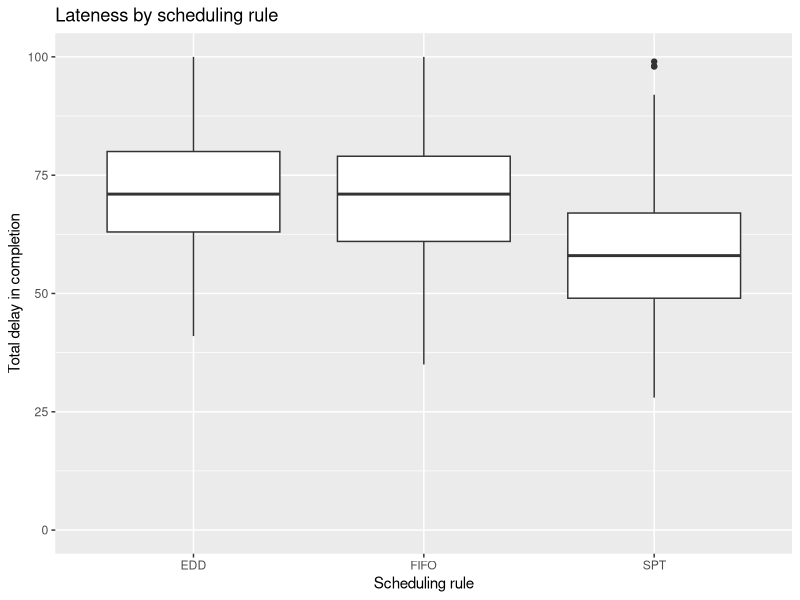
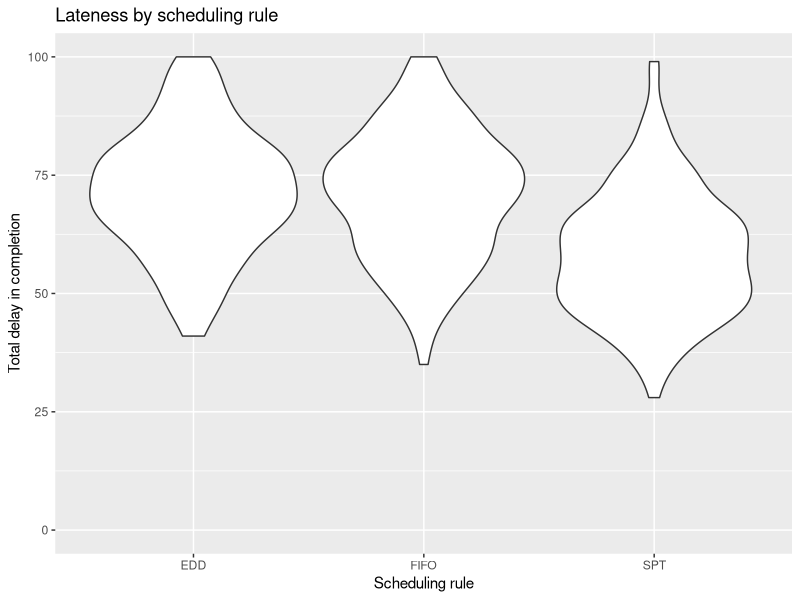

R code for these plots, in order:
## ---- chunk 1
knitr::opts_chunk$set(echo = TRUE)
library(dplyr)
library(magrittr)
library(tidyr)
library(ggplot2)
## ---- chunk 2
job <- data.frame(job = c(1, 2,3, 4, 5, 6, 7, 8), 
                  processingtime = c(2, 3, 2, 1, 4, 3, 4, 2),
                  duedate = c(7, 3, 11, 5, 13, 10, 15, 17))
## ---- chunk 3
datalist <- c(1,2,3,4,5,6,7,8)
neworder <- c(4, 2, 5, 6, 3, 8, 7, 1)
datalist[neworder]
## ---- chunk 4
lateness <- function(duedate, completiondate){
  lateness <- max(0, completiondate - duedate)
}
## ---- chunk 5
fifolate <- function(joblist){
   joblength <- length(joblist$job)
   totallateness <- 0
   completion <- 0
   for(i in 1:joblength){
     completion <- completion + joblist$processingtime[i]
     totallateness <- totallateness + lateness(joblist$duedate, completion)
   } 
   totallateness
}
## ---- chunk 6
jobnumber <- sample(job$job, size = 8, replace = TRUE)
jobsim <- data.frame(job = jobnumber,
                     processingtime = job$processingtime[jobnumber], 
                     duedate = sample(job$duedate, size=8, replace = FALSE))
## ---- chunk 7
eddlate <- function(joblist){
   joblength <- length(joblist$job)
   sortedd <- joblist %>% arrange(duedate, processingtime)
   totallateness <- 0
   completion <- 0
   for(i in 1:joblength){
     completion <- completion + sortedd$processingtime[i]
     totallateness <- totallateness + lateness(sortedd$duedate, completion)
   } 
   totallateness
}

sptlate <- function(joblist){
   joblength <- length(joblist$job)
   sortspt <- joblist %>% arrange(processingtime, duedate)
   totallateness <- 0
   completion <- 0
   for(i in 1:joblength){
     completion <- completion + sortspt$processingtime[i]
     totallateness <- totallateness + lateness(sortspt$duedate, completion)
   } 
   totallateness
}
## ---- chunk 8
fifosort <- job
eddsort <- job %>% arrange(duedate, processingtime)
sptsort <- job %>% arrange(processingtime,duedate)
print("original lateness")
print(fifolate(job))
print(eddlate(job))
print(sptlate(job))
print("lateness of sampled order")
print(fifolate(jobsim))
print(eddlate(jobsim))
print(sptlate(jobsim))
## ---- chunk 9
days <- 250
fifolatesim <- c()
eddlatesim <- c()
sptlatesim <- c()
set.seed(1234)
for (t in 1:days){
  jobnumber <- sample(job$job, size = 8, replace = TRUE)
  jobsim <- data.frame(job = jobnumber,
                     processingtime = job$processingtime[jobnumber], 
                     duedate = sample(job$duedate, size=8, replace = FALSE))
  fifolatesim <- c(fifolatesim, fifolate(jobsim))
  eddlatesim <- c(eddlatesim, eddlate(jobsim))
  sptlatesim <- c(sptlatesim, sptlate(jobsim))
}
## ---- chunk 10
latesimresults <- data.frame(FIFO = fifolatesim, 
                              EDD = eddlatesim,
                              SPT =  sptlatesim)
ggplot(latesimresults) + geom_boxplot(aes(x="FIFO", y=FIFO)) + geom_boxplot(aes(x="EDD", y=EDD)) + geom_boxplot(aes(x="SPT", y=SPT)) +
  ylab("Total delay in completion") + ylim(0, 100) + xlab("Scheduling rule") +
  ggtitle("Lateness by scheduling rule")
## ---- chunk 11
# Alternative way of creating graph
latesimresults %>% 
  gather(key=rule, value=lateness, FIFO, EDD, SPT) %>%
  ggplot() + geom_violin(aes(x=rule, y=lateness)) + 
  ylab("Total delay in completion") + ylim(0, 100) + xlab("Scheduling rule") +
  ggtitle("Lateness by scheduling rule")
